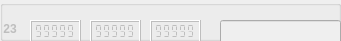
             <widget class="QGroupBox" name="markerBox_23">
              <property name="enabled">
               <bool>false</bool>
              </property>
              <property name="geometry">
               <rect>
                <x>0</x>
                <y>40</y>
                <width>341</width>
                <height>41</height>
               </rect>
              </property>
              <property name="title">
               <string notr="true"/>
              </property>
              <property name="flat">
               <bool>false</bool>
              </property>
              <widget class="QLCDNumber" name="X_23">
               <property name="geometry">
                <rect>
                 <x>30</x>
                 <y>20</y>
                 <width>51</width>
                 <height>23</height>
                </rect>
               </property>
               <property name="smallDecimalPoint">
                <bool>true</bool>
               </property>
               <property name="segmentStyle">
                <enum>QLCDNumber::Flat</enum>
               </property>
               <property name="value" stdset="0">
                <double>99999.000000000000000</double>
               </property>
              </widget>
              <widget class="QLCDNumber" name="Y_23">
               <property name="geometry">
                <rect>
                 <x>90</x>
                 <y>20</y>
                 <width>51</width>
                 <height>23</height>
                </rect>
               </property>
               <property name="smallDecimalPoint">
                <bool>true</bool>
               </property>
               <property name="segmentStyle">
                <enum>QLCDNumber::Flat</enum>
               </property>
               <property name="value" stdset="0">
                <double>99999.000000000000000</double>
               </property>
              </widget>
              <widget class="QLCDNumber" name="Z_23">
               <property name="geometry">
                <rect>
                 <x>150</x>
                 <y>20</y>
                 <width>51</width>
                 <height>23</height>
                </rect>
               </property>
               <property name="smallDecimalPoint">
                <bool>true</bool>
               </property>
               <property name="segmentStyle">
                <enum>QLCDNumber::Flat</enum>
               </property>
               <property name="value" stdset="0">
                <double>99999.000000000000000</double>
               </property>
              </widget>
              <widget class="QLineEdit" name="name_23">
               <property name="geometry">
                <rect>
                 <x>220</x>
                 <y>20</y>
                 <width>121</width>
                 <height>25</height>
                </rect>
               </property>
               <property name="sizePolicy">
                <sizepolicy hsizetype="Expanding" vsizetype="Fixed">
                 <horstretch>0</horstretch>
                 <verstretch>0</verstretch>
                </sizepolicy>
               </property>
              </widget>
              <widget class="QLabel" name="srn_23">
               <property name="enabled">
                <bool>false</bool>
               </property>
               <property name="geometry">
                <rect>
                 <x>0</x>
                 <y>20</y>
                 <width>21</width>
                 <height>17</height>
                </rect>
               </property>
               <property name="font">
                <font>
                 <weight>75</weight>
                 <bold>true</bold>
                </font>
               </property>
               <property name="text">
                <string> 23</string>
               </property>
              </widget>
             </widget>
